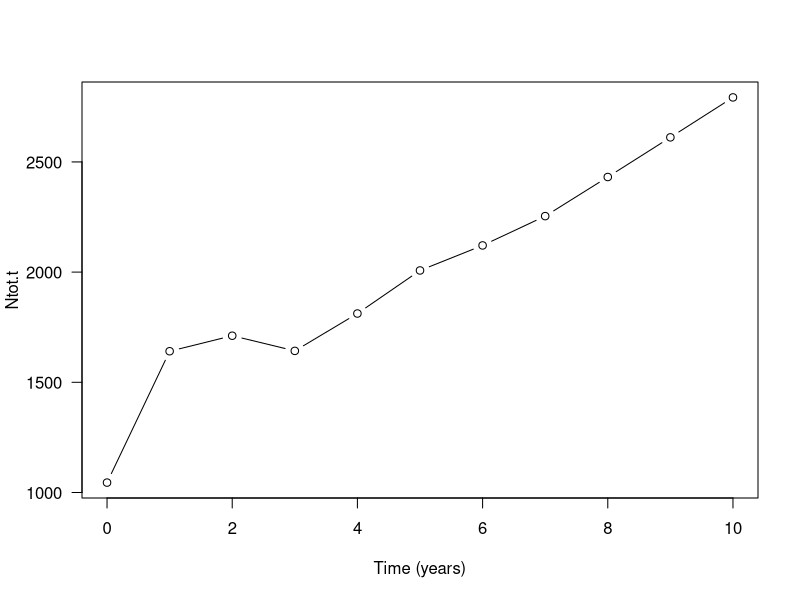
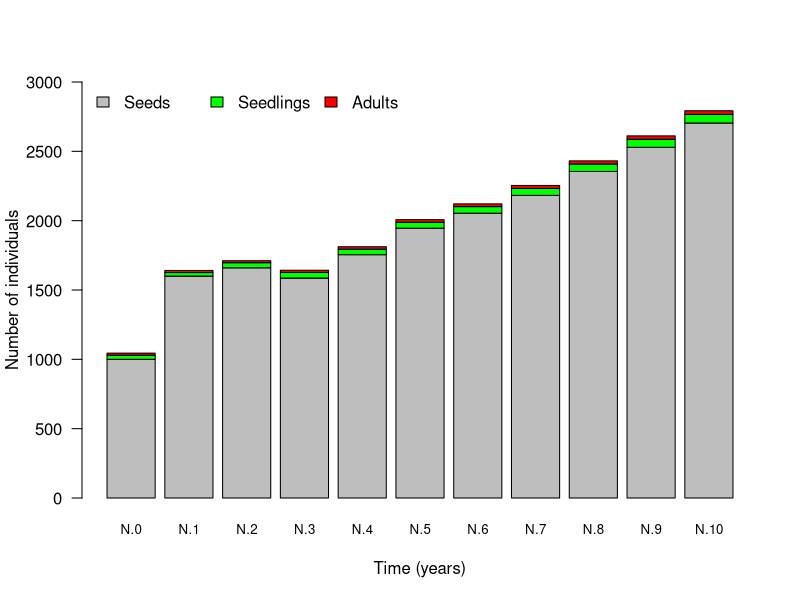
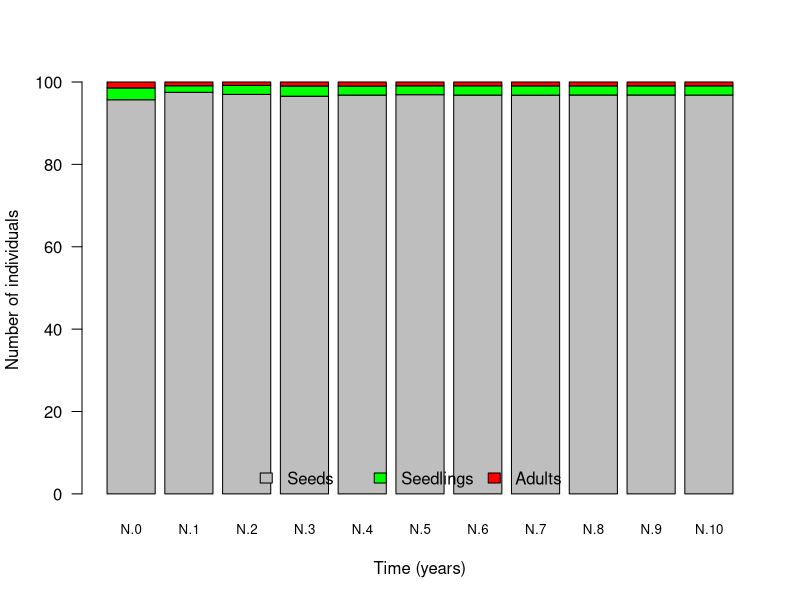
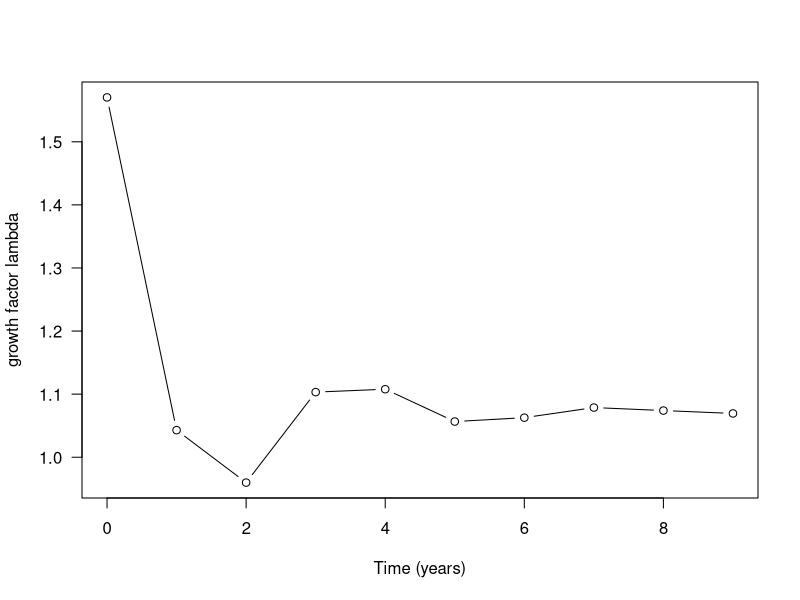
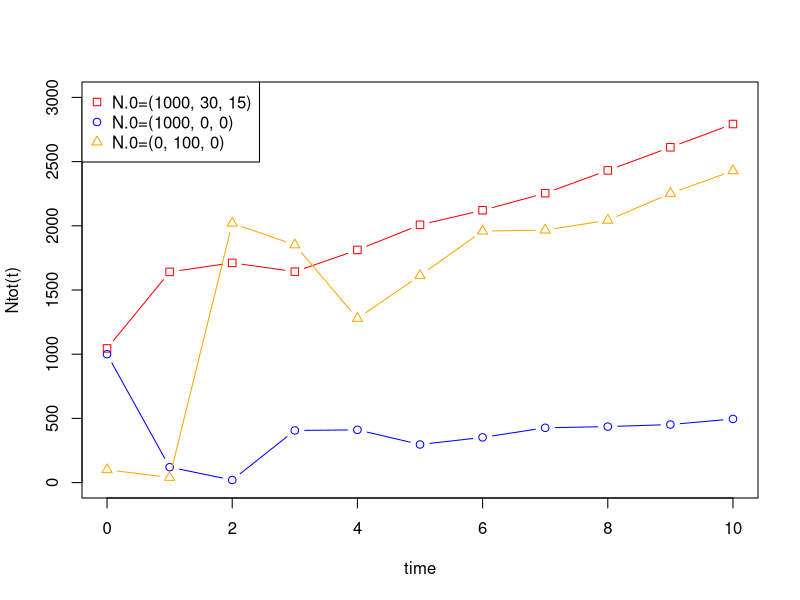
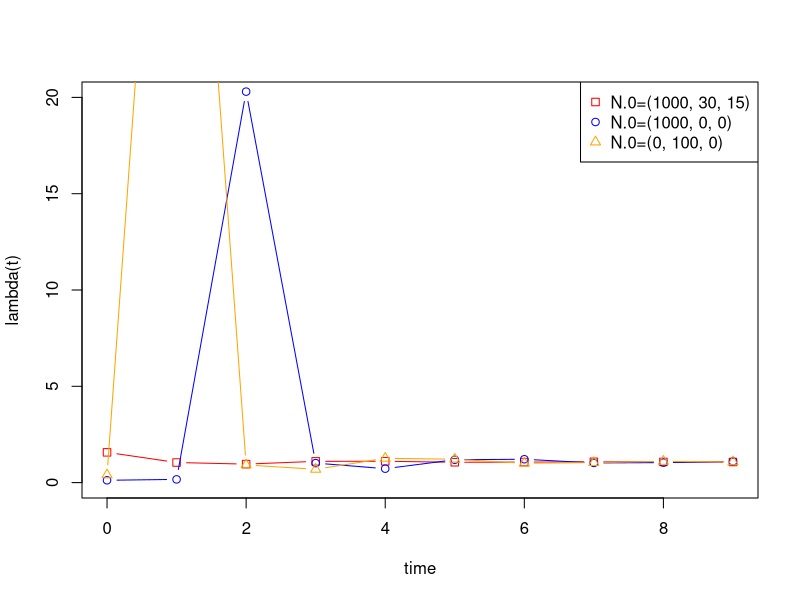
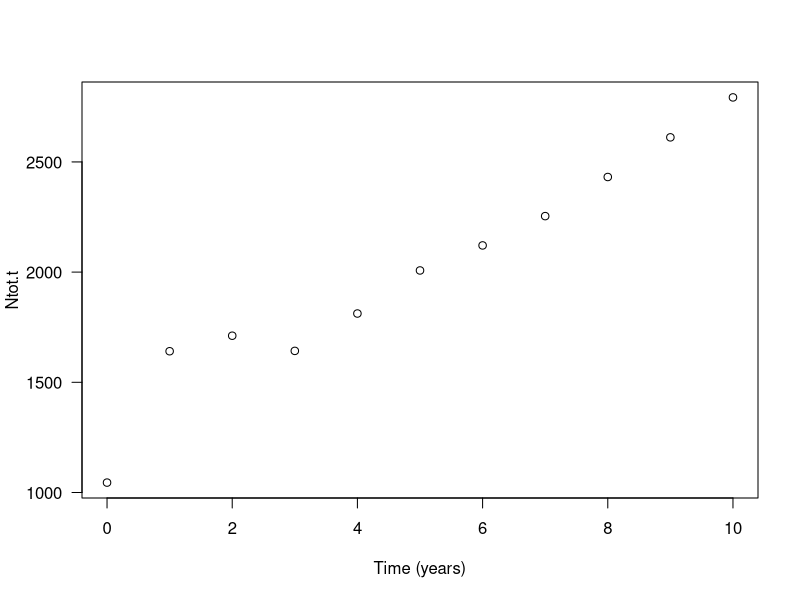
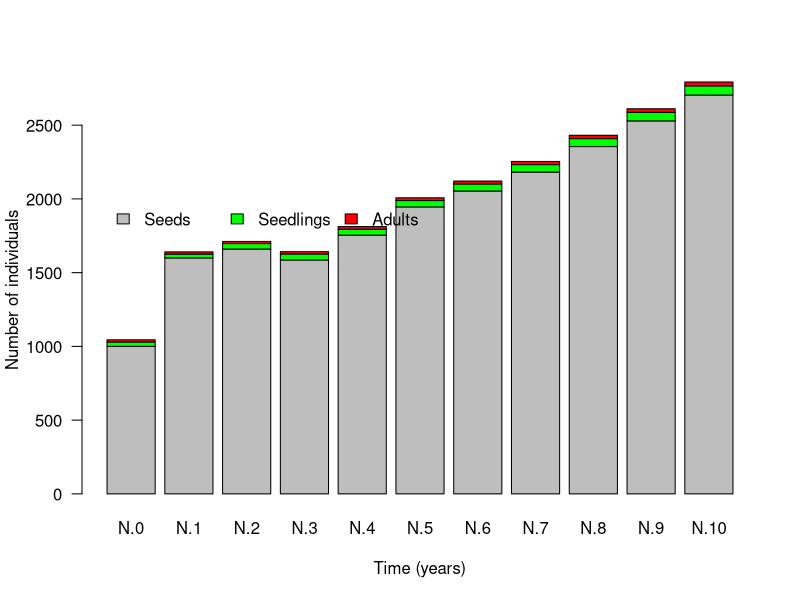

The R script that drew these images, in order: (Note: this script raises an error after producing the figures.)
## ---- chunk 1
knitr::opts_chunk$set(echo = TRUE)
## ---- chunk 2
transition.matrix <- matrix(c(0.1,0,100,0.02,0.2,0,0,0.2,0.6), nrow=3, ncol=3, byrow=T)
transition.matrix # let's have a look at the matrix
## ---- chunk 3
N.0 <- c(1000, 30, 15)
N.0 # let's have a look at the vector
## ---- chunk 4
(N.1 <- transition.matrix %*% N.0)
(N.2 <- transition.matrix %*% N.1)
(N.3 <- transition.matrix %*% N.2)
(N.4 <- transition.matrix %*% N.3)
(N.5 <- transition.matrix %*% N.4)
(N.6 <- transition.matrix %*% N.5)
(N.7 <- transition.matrix %*% N.6)
(N.8 <- transition.matrix %*% N.7)
(N.9 <- transition.matrix %*% N.8)
(N.10 <- transition.matrix %*% N.9)
## ---- chunk 5
(Ntot.0 <- sum(N.0)) 
(Ntot.1 <- sum(N.1))
(Ntot.2 <- sum(N.2))
(Ntot.3 <- sum(N.3))
(Ntot.4 <- sum(N.4)) 
(Ntot.5 <- sum(N.5))
(Ntot.6 <- sum(N.6)) 
(Ntot.7 <- sum(N.7))
(Ntot.8 <- sum(N.8)) 
(Ntot.9 <- sum(N.9))
(Ntot.10 <- sum(N.10))
## ---- chunk 6
Ntot_N01 <- c(Ntot.0, Ntot.1, Ntot.2, Ntot.3, Ntot.4, Ntot.5, Ntot.6, Ntot.7, Ntot.8, Ntot.9, Ntot.10)
## ---- chunk 7
plot(x=c(0:10), y=c(Ntot.0, Ntot.1, Ntot.2, Ntot.3, Ntot.4, Ntot.5, Ntot.6, Ntot.7, Ntot.8, Ntot.9, Ntot.10), type = "b", xlab="Time (years)", ylab="Ntot.t", las=1)
## ---- chunk 8
barplot(cbind(N.0, N.1, N.2, N.3, N.4, N.5, N.6, N.7, N.8, N.9, N.10), las=1, col=c("grey", "green", "red"), names.arg=c("N.0", "N.1", "N.2", "N.3", "N.4", "N.5", "N.6", "N.7", "N.8", "N.9", "N.10"), ylab="Number of individuals", xlab="Time (years)", ylim = c(0, 3000), cex.names=0.8)

legend("topleft", bty="n", legend=c("Seeds", "Seedlings", "Adults"), fill=c("grey", "green", "red"), horiz=T)
## ---- chunk 9
barplot(cbind(N.0/sum(N.0), N.1/sum(N.1), N.2/sum(N.2), N.3/sum(N.3), N.4/sum(N.4), N.5/sum(N.5), N.6/sum(N.6), N.7/sum(N.7), N.8/sum(N.8), N.9/sum(N.9), N.10/sum(N.10))*100, col=c("grey", "green", "red"), las=1, names=c("N.0", "N.1", "N.2", "N.3", "N.4", "N.5", "N.6", "N.7", "N.8", "N.9", "N.10"), ylab="Number of individuals", xlab="Time (years)", cex.names=0.8)
legend("bottom", bty="n", legend=c("Seeds", "Seedlings", "Adults"), fill=c("grey", "green", "red"), horiz=T)
## ---- chunk 10
(lambda.0 <- Ntot.1/Ntot.0)
(lambda.1 <- Ntot.2/Ntot.1)
(lambda.2 <- Ntot.3/Ntot.2)
(lambda.3 <- Ntot.4/Ntot.3)
(lambda.4 <- Ntot.5/Ntot.4)
(lambda.5 <- Ntot.6/Ntot.5)
(lambda.6 <- Ntot.7/Ntot.6)
(lambda.7 <- Ntot.8/Ntot.7)
(lambda.8 <- Ntot.9/Ntot.8)
(lambda.9 <- Ntot.10/Ntot.9)
## ---- chunk 11
lambda_N01 <- c(lambda.0, lambda.1, lambda.2, lambda.3, lambda.4, lambda.5, lambda.6, lambda.7, lambda.8, lambda.9)
## ---- chunk 12
plot(x=c(0:9), y=c(lambda.0, lambda.1, lambda.2, lambda.3, lambda.4, lambda.5, lambda.6, lambda.7, lambda.8, lambda.9), type = "b", xlab="Time (years)", ylab="growth factor lambda", las=1)
## ---- chunk 13
N.0 <- matrix(c(1000, 0, 0), nrow=3, ncol=1, byrow=T)
## ---- chunk 14
(N.1 <- transition.matrix %*% N.0)
(N.2 <- transition.matrix %*% N.1)
(N.3 <- transition.matrix %*% N.2)
(N.4 <- transition.matrix %*% N.3)
(N.5 <- transition.matrix %*% N.4)
(N.6 <- transition.matrix %*% N.5)
(N.7 <- transition.matrix %*% N.6)
(N.8 <- transition.matrix %*% N.7)
(N.9 <- transition.matrix %*% N.8)
(N.10 <- transition.matrix %*% N.9)

(Ntot.0 <- sum(N.0)) 
(Ntot.1 <- sum(N.1))
(Ntot.2 <- sum(N.2))
(Ntot.3 <- sum(N.3))
(Ntot.4 <- sum(N.4)) 
(Ntot.5 <- sum(N.5))
(Ntot.6 <- sum(N.6)) 
(Ntot.7 <- sum(N.7))
(Ntot.8 <- sum(N.8)) 
(Ntot.9 <- sum(N.9))
(Ntot.10 <- sum(N.10))

Ntot_N02 <- c(Ntot.0, Ntot.1, Ntot.2, Ntot.3, Ntot.4, Ntot.5, Ntot.6, Ntot.7, Ntot.8, Ntot.9, Ntot.10)
## ---- chunk 15
(lambda.0 <- Ntot.1/Ntot.0)
(lambda.1 <- Ntot.2/Ntot.1)
(lambda.2 <- Ntot.3/Ntot.2)
(lambda.3 <- Ntot.4/Ntot.3)
(lambda.4 <- Ntot.5/Ntot.4)
(lambda.5 <- Ntot.6/Ntot.5)
(lambda.6 <- Ntot.7/Ntot.6)
(lambda.7 <- Ntot.8/Ntot.7)
(lambda.8 <- Ntot.9/Ntot.8)
(lambda.9 <- Ntot.10/Ntot.9)

lambda_N02 <- c(lambda.0, lambda.1, lambda.2, lambda.3, lambda.4, lambda.5, lambda.6, lambda.7, lambda.8, lambda.9)
## ---- chunk 16
N.0 <- matrix(c(0, 100, 0), nrow=3, ncol=1, byrow=T)
## ---- chunk 17
(N.1 <- transition.matrix %*% N.0)
(N.2 <- transition.matrix %*% N.1)
(N.3 <- transition.matrix %*% N.2)
(N.4 <- transition.matrix %*% N.3)
(N.5 <- transition.matrix %*% N.4)
(N.6 <- transition.matrix %*% N.5)
(N.7 <- transition.matrix %*% N.6)
(N.8 <- transition.matrix %*% N.7)
(N.9 <- transition.matrix %*% N.8)
(N.10 <- transition.matrix %*% N.9)

(Ntot.0 <- sum(N.0)) 
(Ntot.1 <- sum(N.1))
(Ntot.2 <- sum(N.2))
(Ntot.3 <- sum(N.3))
(Ntot.4 <- sum(N.4)) 
(Ntot.5 <- sum(N.5))
(Ntot.6 <- sum(N.6)) 
(Ntot.7 <- sum(N.7))
(Ntot.8 <- sum(N.8)) 
(Ntot.9 <- sum(N.9))
(Ntot.10 <- sum(N.10))

Ntot_N03 <- c(Ntot.0, Ntot.1, Ntot.2, Ntot.3, Ntot.4, Ntot.5, Ntot.6, Ntot.7, Ntot.8, Ntot.9, Ntot.10)
## ---- chunk 18
(lambda.0 <- Ntot.1/Ntot.0)
(lambda.1 <- Ntot.2/Ntot.1)
(lambda.2 <- Ntot.3/Ntot.2)
(lambda.3 <- Ntot.4/Ntot.3)
(lambda.4 <- Ntot.5/Ntot.4)
(lambda.5 <- Ntot.6/Ntot.5)
(lambda.6 <- Ntot.7/Ntot.6)
(lambda.7 <- Ntot.8/Ntot.7)
(lambda.8 <- Ntot.9/Ntot.8)
(lambda.9 <- Ntot.10/Ntot.9)

lambda_N03 <- c(lambda.0, lambda.1, lambda.2, lambda.3, lambda.4, lambda.5, lambda.6, lambda.7, lambda.8, lambda.9)
## ---- chunk 19
plot(0:10, Ntot_N01, type = "b", pch = 0, col="red", ylim=c(0, 3000), xlab = "time", ylab = "Ntot(t)")
lines(0:10, Ntot_N02, type = "b", pch = 1, col="blue")
lines(0:10, Ntot_N03, type = "b", pch = 2, col="orange")
legend("topleft", c("N.0=(1000, 30, 15)", "N.0=(1000, 0, 0)", "N.0=(0, 100, 0)"), col =c("red", "blue", "orange"), pch = c(0, 1, 2)) 
## ---- chunk 20
plot(0:9, lambda_N01, type = "b", pch = 0, col="red", xlab = "time", ylab = "lambda(t)", ylim = c(0, 20))
lines(0:9, lambda_N02, type = "b", pch = 1, col="blue")
lines(0:9, lambda_N03, type = "b", pch = 2, col="orange")
legend("topright", c("N.0=(1000, 30, 15)", "N.0=(1000, 0, 0)", "N.0=(0, 100, 0)"), col =c("red", "blue", "orange"), pch = c(0, 1, 2)) 
## ---- chunk 21
transition.matrix <- matrix(c(0.1,0,100,0.02,0.2,0,0,0.2,0.6), nrow=3, ncol=3, byrow=T)
transition.matrix
## ---- chunk 22
N.0 <- matrix(c(1000, 30, 15), nrow=3, ncol=1, byrow=T)
N.0
## ---- chunk 23
(N.1 <- transition.matrix %*% N.0) # the parentheses around a command make that the vector N.1 is immediately shown, that is, without explicitly asking for it as was done in the two previous commands.
## ---- chunk 24
N.2 <- transition.matrix %*% N.1
N.3 <- transition.matrix %*% N.2
N.4 <- transition.matrix %*% N.3
N.5 <- transition.matrix %*% N.4
N.6 <- transition.matrix %*% N.5
N.7 <- transition.matrix %*% N.6
N.8 <- transition.matrix %*% N.7
N.9 <- transition.matrix %*% N.8
N.10 <- transition.matrix %*% N.9
## ---- chunk 25
Ntot.0 <- sum(N.0)
Ntot.1 <- sum(N.1)
Ntot.2 <- sum(N.2)
Ntot.2 <- sum(N.2) 
Ntot.3 <- sum(N.3)
Ntot.4 <- sum(N.4) 
Ntot.5 <- sum(N.5)
Ntot.6 <- sum(N.6) 
Ntot.7 <- sum(N.7)
Ntot.8 <- sum(N.8) 
Ntot.9 <- sum(N.9)
Ntot.10 <- sum(N.10)
## ---- chunk 26
plot(x=c(0:10), y=c(Ntot.0, Ntot.1, Ntot.2, Ntot.3, Ntot.4, Ntot.5, Ntot.6, Ntot.7, Ntot.8, Ntot.9, Ntot.10), xlab="Time (years)", ylab="Ntot.t", las=1)
## ---- chunk 27
par(xpd=T) # allow plotting on margin (for legend)
barplot(cbind(N.0, N.1, N.2, N.3, N.4, N.5, N.6, N.7, N.8, N.9, N.10), las=1, col=c("grey", "green", "red"), names.arg=c("N.0", "N.1", "N.2", "N.3", "N.4", "N.5", "N.6", "N.7", "N.8", "N.9", "N.10"), ylab="Number of individuals", xlab="Time (years)")

legend("topleft", x=0.1, y=2000, bty="n", legend=c("Seeds", "Seedlings", "Adults"), fill=c("grey", "green", "red"), horiz=T)
## ---- chunk 28
barplot(cbind(N.0/sum(N.0), N.1/sum(N.1), N.2/sum(N.2), N.3/sum(N.3), N.4/sum(N.4), N.5/sum(N.5), N.6/sum(N.6), N.7/sum(N.7), N.8/sum(N.8), N.9/sum(N.9), N.10/sum(N.10))*100, col=c("grey", "green", "red"), las=1, names=c("N.0", "N.1", "N.2", "N.3", "N.4", "N.5", "N.6", "N.7", "N.8", "N.9", "N.10"), ylab="Number of individuals", xlab="Time (years)")
legend(x=0.1, y=120, bty="n", legend=c("Seeds", "Seedlings", "Adults"), fill=c("grey", "green", "red"), horiz=T)

N.10/sum(N.10) # vector giving the distribution at the end of the time series
## ---- chunk 29
lambda.1 <- Ntot.1/Ntot.0
lambda.2 <- Ntot.2/Ntot.1
lambda.3 <- Ntot.3/Ntot.2
lambda.4 <- Ntot.4/Ntot.3
lambda.5 <- Ntot.5/Ntot.4
lambda.6 <- Ntot.6/Ntot.5
lambda.7 <- Ntot.7/Ntot.6
lambda.8 <- Ntot.8/Ntot.7
lambda.9 <- Ntot.9/Ntot.8
lambda.10 <- Ntot.10/Ntot.9
## ---- chunk 30
plot(x=c(1:10), y=c(lambda.1, lambda.2, lambda.3, lambda.4, lambda.5, lambda.6, lambda.7, lambda.8, lambda.9, lambda.10), type="l", xlab="Time (years)", ylab="lambda", las=1)
## ---- chunk 31
N.0 <- matrix(c(10, 0, 0), nrow=3, ncol=1, byrow=T)
N.1 <- transition.matrix %*% N.0
N.2 <- transition.matrix %*% N.1
N.3 <- transition.matrix %*% N.2
N.4 <- transition.matrix %*% N.3
N.5 <- transition.matrix %*% N.4
N.6 <- transition.matrix %*% N.5
N.7 <- transition.matrix %*% N.6
N.8 <- transition.matrix %*% N.7
N.9 <- transition.matrix %*% N.8
N.10 <- transition.matrix %*% N.9

Ntot.0 <- sum(N.0)
Ntot.1 <- sum(N.1)
Ntot.2 <- sum(N.2)
Ntot.2 <- sum(N.2) 
Ntot.3 <- sum(N.3)
Ntot.4 <- sum(N.4) 
Ntot.5 <- sum(N.5)
Ntot.6 <- sum(N.6) 
Ntot.7 <- sum(N.7)
Ntot.8 <- sum(N.8) 
Ntot.9 <- sum(N.9)
Ntot.10 <- sum(N.10)

plot(x=c(0:10), y=c(Ntot.0, Ntot.1, Ntot.2, Ntot.3, Ntot.4, Ntot.5, Ntot.6, Ntot.7, Ntot.8, Ntot.9, Ntot.10), xlab="Time (years)", ylab="Ntot.t", las=1)

barplot(cbind(N.0/sum(N.0), N.1/sum(N.1), N.2/sum(N.2), N.3/sum(N.3), N.4/sum(N.4), N.5/sum(N.5), N.6/sum(N.6), N.7/sum(N.7), N.8/sum(N.8), N.9/sum(N.9), N.10/sum(N.10))*100, col=c("grey", "green", "red"), las=1, names=c("N.0", "N.1", "N.2", "N.3", "N.4", "N.5", "N.6", "N.7", "N.8", "N.9", "N.10"), ylab="Number of individuals", xlab="Time (years)")
legend(x=0.1, y=120, bty="n", legend=c("Seeds", "Seedlings", "Adults"), fill=c("grey", "green", "red"), horiz=T)

N.10/sum(N.10) # vector giving the distribution at the end of the time series

lambda.1 <- Ntot.1/Ntot.0
lambda.2 <- Ntot.2/Ntot.1
lambda.3 <- Ntot.3/Ntot.2
lambda.4 <- Ntot.4/Ntot.3
lambda.5 <- Ntot.5/Ntot.4
lambda.6 <- Ntot.6/Ntot.5
lambda.7 <- Ntot.7/Ntot.6
lambda.8 <- Ntot.8/Ntot.7
lambda.9 <- Ntot.9/Ntot.8
lambda.10 <- Ntot.10/Ntot.9

plot(x=c(1:10), y=c(lambda.1, lambda.2, lambda.3, lambda.4, lambda.5, lambda.6, lambda.7, lambda.8, lambda.9, lambda.10), type="l", xlab="Time (years)", ylab="lambda", las=1)
## ---- chunk 32
meadow.matrix <- matrix(c(0.001,0,200,0.01,0.2,0,0,0.2,0), nrow=3, ncol=3, byrow=T)
meadow.matrix
## ---- chunk 33
N.0 <- matrix(c(3000, 180, 30), nrow=3, ncol=1, byrow=T)
N.0
## ---- chunk 34
knitr::include_graphics("images/LifeCycle.png")
## ---- chunk 35
pop.dev <- data.frame(time=c(0:10), Seeds=rep(NA,11), Juv=rep(NA,11), Adults=rep(NA,11), N=rep(NA,11), lambda=rep(NA,11))
## ---- chunk 36
pop.dev
## ---- chunk 37
pop.dev[1, "Seeds"] <- N.0[1]
pop.dev[1, "Juv"] <- N.0[2]
pop.dev[1, "Adults"] <- N.0[3]
pop.dev[1, "N"] <- sum(N.0)
## ---- chunk 38
N.t <-N.0 # this creates a new vector, called N.t, and we give it the values that are stored in N.0
for (n in 2:11) # the loop "runs" from n=2 to n=11 (representing the years 1 to 10 in the data frame)
{
  N.t.plus.1 <- meadow.matrix %*% N.t # computes the population vector for the next time step
  pop.dev[n, "N"] <- sum(N.t.plus.1) # the following lines enter the outcome into the data frame
  pop.dev[n, "Seeds"] <- N.t.plus.1[1]
  pop.dev[n, "Juv"] <- N.t.plus.1[2]
  pop.dev[n, "Adults"] <- N.t.plus.1[3]
  pop.dev[n, "lambda"] <- sum(N.t.plus.1)/sum(N.t)
  N.t <- N.t.plus.1 # updates the current values stored in N.t
}
## ---- chunk 39
plot(pop.dev$time, pop.dev$N, type="l", ylab="Total population size", xlab="Time (years)", las=1)
## ---- chunk 40
plot(pop.dev$time, pop.dev$Adults, type="l", ylab="Number of Adults", xlab="Time (years)", las=1)
## ---- chunk 41
plot(pop.dev$time, pop.dev$lambda, type="l", ylab="Growth factor lambda", xlab="Time (years)", las=1)
## ---- chunk 42
N.0 <- matrix(c(3000,180,130), nrow=3, ncol=1, byrow=T)

pop.dev.strategy.1 <- data.frame(time=c(0:10), Seeds=rep(NA,11), Juv=rep(NA,11), Adults=rep(NA,11), N=rep(NA,11), lambda=rep(NA,11))

pop.dev.strategy.1[1, "Seeds"] <- N.0[1]
pop.dev.strategy.1[1, "Juv"] <- N.0[2]
pop.dev.strategy.1[1, "Adults"] <- N.0[3]
pop.dev.strategy.1[1, "N"] <- sum(N.0)

N.t <-N.0 # the initial value of N.n is given by the value N.0
for (n in 2:11) # the year runs second to 11th row (i.e, year 1 to 10)
{
  N.t.plus.1 <-  meadow.matrix %*% N.t
  pop.dev.strategy.1[n, "N"] <- sum(N.t.plus.1)
  pop.dev.strategy.1[n, "Seeds"] <- N.t.plus.1[1]
  pop.dev.strategy.1[n, "Juv"] <- N.t.plus.1[2]
  pop.dev.strategy.1[n, "Adults"] <- N.t.plus.1[3]
  pop.dev.strategy.1[n, "lambda"] <- sum(N.t.plus.1)/sum(N.t)
  N.t <- N.t.plus.1
}

plot(pop.dev.strategy.1$time, pop.dev.strategy.1$Adults, type="l", ylab="Number of Adults", xlab="Time (years)", las=1, col="green")
## ---- chunk 43
meadow.matrix <- matrix(c(0.001,0,200,0.025,0.2,0,0,0.2,0), nrow=3, ncol=3, byrow=T)
N.0 <- matrix(c(3000,180,30), nrow=3, ncol=1, byrow=T)

pop.dev.strategy.2 <- data.frame(time=c(0:10), Seeds=rep(NA,11), Juv=rep(NA,11), Adults=rep(NA,11), N=rep(NA,11), lambda=rep(NA,11))

pop.dev.strategy.2[1, "Seeds"] <- N.0[1]
pop.dev.strategy.2[1, "Juv"] <- N.0[2]
pop.dev.strategy.2[1, "Adults"] <- N.0[3]
pop.dev.strategy.2[1, "N"] <- sum(N.0)

N.t <-N.0 # the initial value of N.n is given by the value N.0
for (n in 2:11) # the year runs second to 11th row (i.e, year 1 to 10)
{
  N.t.plus.1 <- meadow.matrix %*% N.t
  pop.dev.strategy.2[n, "N"] <- sum(N.t.plus.1)
  pop.dev.strategy.2[n, "Seeds"] <- N.t.plus.1[1]
  pop.dev.strategy.2[n, "Juv"] <- N.t.plus.1[2]
  pop.dev.strategy.2[n, "Adults"] <- N.t.plus.1[3]
  pop.dev.strategy.2[n, "lambda"] <- sum(N.t.plus.1)/sum(N.t)
  N.t <- N.t.plus.1
}

plot(pop.dev.strategy.2$time, pop.dev.strategy.2$Adults, type="l", ylab="Number of Adults", xlab="Time (years)", las=1, col="blue")
## ---- chunk 44
plot(pop.dev$time, pop.dev$Adults, type="l", ylab="Number of Adults", xlab="Time (years)", las=1, col="red", ylim = c(0, 60))
lines(pop.dev$time, pop.dev.strategy.1$Adults, col="green")
lines(pop.dev$time, pop.dev.strategy.2$Adults, col="blue")
legend("top", legend=c("no measure", "Meth. 1", "Meth. 2"), 
       col=c("red", "green", "blue"), lty=c(1,1,1), bty="n", horiz=TRUE, cex=0.9)
